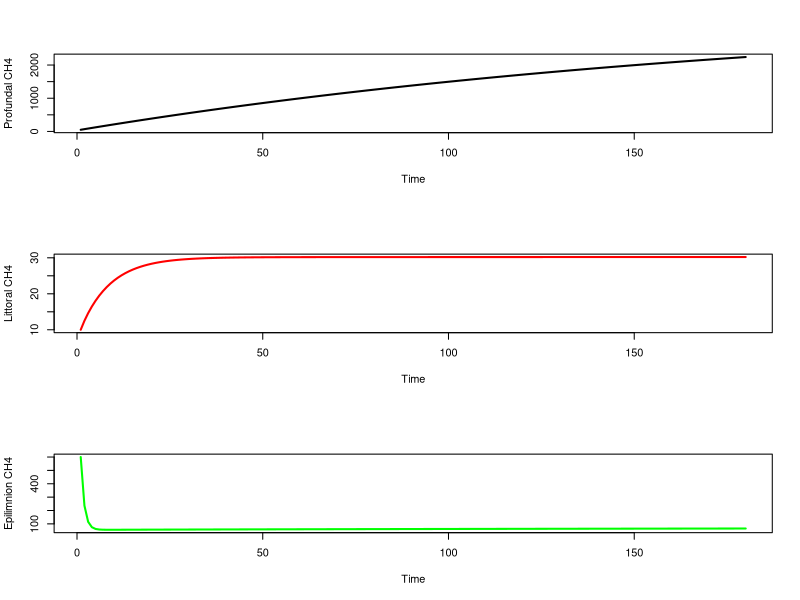

The R source for this figure:
##### Simplest CH4 ecosystem model
##### 11-5-14
##### WEW & SEJ

rm(list=ls())

library(deSolve)

# set up ordinary differential equations (ODEs) in function for deSolve to use for each time step

# State variables:
#		1. CH4 in profundal sediment
#		2. CH4 in littoral sediment
#		3. CH4 in epilimnion

# Daily time step

timeStepCH4<-function(times,y,params){
	with(as.list(params),{
		P=y[1]	# CH4 in profundal sediment
		L=y[2]	# CH4 in littoral sediment
		E=y[3]	# CH4 in epilimnion
	
		#dPdt=production-diffusion; assuming no ebullition
		#		production=f(GPP,settling,yield)
		#		diffusion=f(???)
		dP.dt=Ap*(GPP*zmix*sed*yield-Pdiff*(P/Vp-E/Ve))
		#dLdt=production-diffusion-ebullition
		#		production=f(GPP,settling,yield)
		#		diffusion=f(E,L,???)
		#		ebullition=f(L,???)
		dL.dt=Al*(GPP*zmix*sed*yield-Ldiff*(L/Vl-E/Ve))-ebull*L
		#dEdt=production+diffusion (littoral and profundal)-atm. diffusion-oxidation
		#		production=f(GPP)????
		#		diffusion=f(E,L,P,???)
		#		atm. diffusion=f(E,atm)
		#		oxidation=f(E)
		dE.dt=GPP*Eprod*Ve+Pdiff*(P/Vp-E/Ve)*Ap+Ldiff*(L/Vl-E/Ve)*Al-k*(E/Ve-atmCH4)*Ae-oxE*E
	
		list(c(dP.dt,dL.dt,dE.dt))
	})
}

# Parameters
Ap=1250		# Area of profundal sediments; [m2]
Al=250		# Area of littoral sediments; [m2]
Ae=Ap+Al		# Surface area of lake; [m2]
activeLayerDepth=0.2	# Active layer depth of sediments; [m]
Vp=Ap*activeLayerDepth		# Volume of "active" profundal sediments; [m3]
Vl=Al*activeLayerDepth		# Volume of "active" littoral sediments; [m3]
zmix=2	# Mixed layer depth of lake; [m]
Ve=Ae*zmix		# Volume of epilimnion; [m3]
sed=0.3		# Proportion of areal GPP that settles to sediments; []
yield=0.25	# Molar yield of CH4 from algal C; [mol CH4 (mol algal C)-1]
Pdiff=0.001	# Mass transfer coefficient/diffusivity???; [m d-1]
Ldiff=0.005	# Mass transfer coefficient/diffusivity???; [m d-1]
ebull=0.1		# Fraction of production released as ebullition [d-1] -> could be a more complex function that causes ebullition at a critical saturating concentration; could also be probabalistic
Eprod=0.0001	# Epilimnetic CH4 production per unit GPP; [mol CH4 (mol C)-1]
k=0.4	# Piston velocity; [m d-1]
oxE=0.9	# Fraction of epilimnion CH4 lost to oxidation; [d-1]
params=c(Vp=Vp,Vl=Vl,Ve=Ve,Ap=Ap,Al=Al,Ae=Ae,zmix=zmix,sed=sed,yield=yield,Pdiff=Pdiff,Ldiff=Ldiff,ebull=ebull,Eprod=Eprod,k,oxE)

init=c(P=0.2*Vp,L=0.2*Vl,E=0.2*Ve)		#starting all the same (sort of like after mixis); 200 uM
t.s=1:180

GPP=0.1		# [mol C m-3 d-1]Jake says this is average for morris --> Stuart will remember how to do this dynamically
atmCH4=0.1	# [mol CH4 m-3]Will thinks this is about right --> We can check this and use whatever the global average is

out=ode(y=init,times=t.s,func=timeStepCH4,parms=params)

dev.new()
par(mfrow=c(3,1))
plot(out[,1],out[,2],type='l',lwd=2,xlab="Time",ylab="Profundal CH4")
plot(out[,1],out[,3],type='l',lwd=2,xlab="Time",ylab="Littoral CH4",col='red')
plot(out[,1],out[,4],type='l',lwd=2,xlab="Time",ylab="Epilimnion CH4",col='green')
